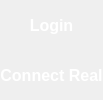
           <widget class="QFrame" name="Login_Box">
            <property name="sizePolicy">
             <sizepolicy hsizetype="Expanding" vsizetype="Expanding">
              <horstretch>0</horstretch>
              <verstretch>0</verstretch>
             </sizepolicy>
            </property>
            <property name="minimumSize">
             <size>
              <width>0</width>
              <height>0</height>
             </size>
            </property>
            <property name="maximumSize">
             <size>
              <width>0</width>
              <height>16777215</height>
             </size>
            </property>
            <property name="frameShape">
             <enum>QFrame::NoFrame</enum>
            </property>
            <property name="frameShadow">
             <enum>QFrame::Raised</enum>
            </property>
            <layout class="QVBoxLayout" name="verticalLayout_13">
             <property name="spacing">
              <number>0</number>
             </property>
             <property name="leftMargin">
              <number>0</number>
             </property>
             <property name="topMargin">
              <number>0</number>
             </property>
             <property name="rightMargin">
              <number>0</number>
             </property>
             <property name="bottomMargin">
              <number>0</number>
             </property>
             <item alignment="Qt::AlignTop">
              <widget class="QFrame" name="Login_Menu_Box">
               <property name="frameShape">
                <enum>QFrame::NoFrame</enum>
               </property>
               <property name="frameShadow">
                <enum>QFrame::Raised</enum>
               </property>
               <layout class="QVBoxLayout" name="verticalLayout_16">
                <property name="spacing">
                 <number>0</number>
                </property>
                <property name="leftMargin">
                 <number>0</number>
                </property>
                <property name="topMargin">
                 <number>0</number>
                </property>
                <property name="rightMargin">
                 <number>0</number>
                </property>
                <property name="bottomMargin">
                 <number>0</number>
                </property>
                <item>
                 <widget class="QPushButton" name="Btn_Login">
                  <property name="minimumSize">
                   <size>
                    <width>0</width>
                    <height>50</height>
                   </size>
                  </property>
                  <property name="maximumSize">
                   <size>
                    <width>16777215</width>
                    <height>16777215</height>
                   </size>
                  </property>
                  <property name="font">
                   <font>
                    <pointsize>12</pointsize>
                    <weight>75</weight>
                    <bold>true</bold>
                   </font>
                  </property>
                  <property name="styleSheet">
                   <string notr="true">QPushButton {color: rgb(255, 255, 255);border: 0px solid}
QPushButton:hover {background-color: rgba(105,115,112,150)}</string>
                  </property>
                  <property name="text">
                   <string>Login</string>
                  </property>
                 </widget>
                </item>
                <item>
                 <widget class="QPushButton" name="Btn_RealData">
                  <property name="minimumSize">
                   <size>
                    <width>0</width>
                    <height>50</height>
                   </size>
                  </property>
                  <property name="maximumSize">
                   <size>
                    <width>16777215</width>
                    <height>16777215</height>
                   </size>
                  </property>
                  <property name="font">
                   <font>
                    <pointsize>12</pointsize>
                    <weight>75</weight>
                    <bold>true</bold>
                   </font>
                  </property>
                  <property name="styleSheet">
                   <string notr="true">QPushButton {color: rgb(255, 255, 255);border: 0px solid}
QPushButton:hover {background-color: rgba(105,115,112,150)}</string>
                  </property>
                  <property name="text">
                   <string>Connect Real</string>
                  </property>
                 </widget>
                </item>
               </layout>
              </widget>
             </item>
            </layout>
           </widget>
